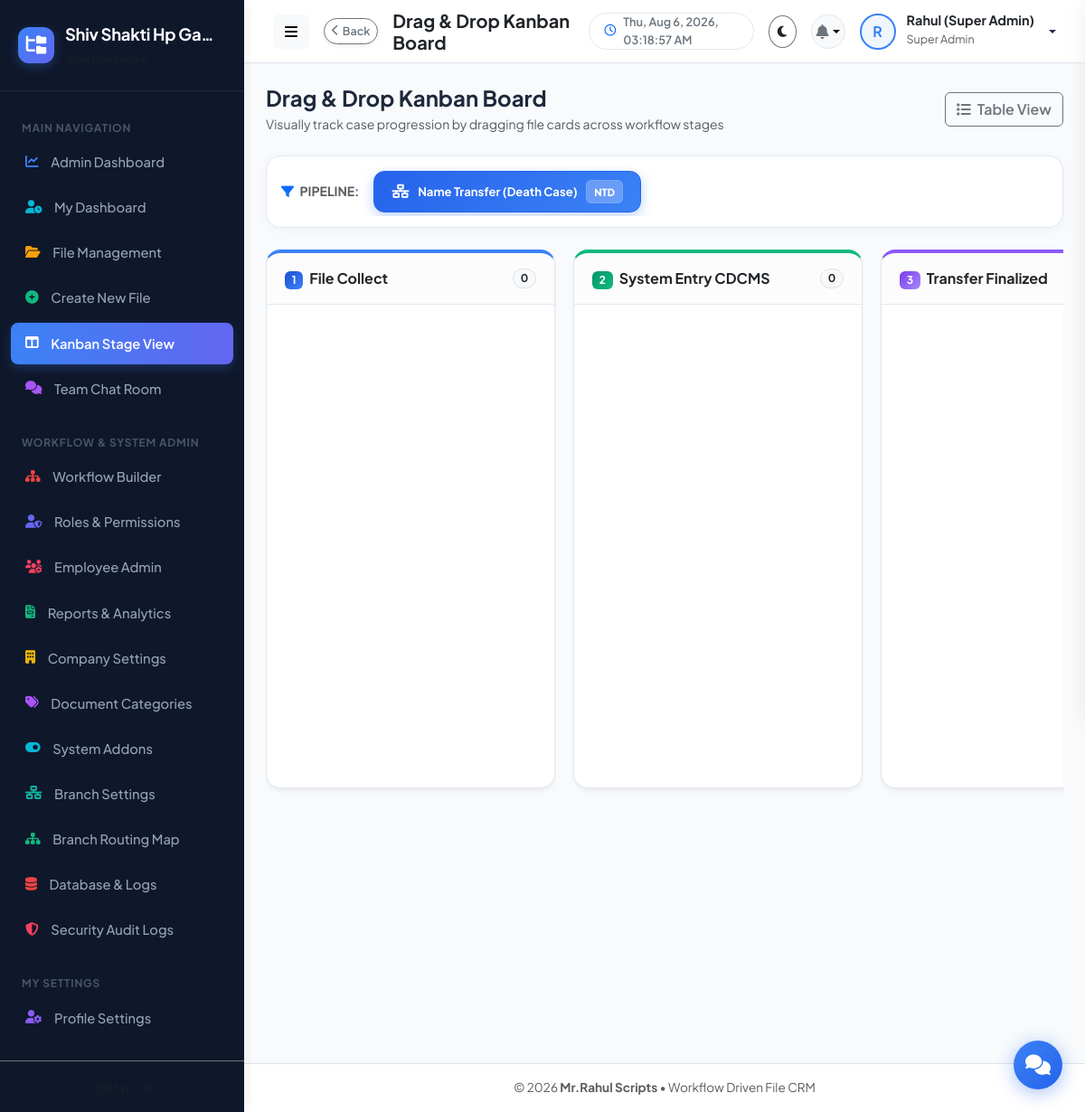
/employee/kanban.php (signed in), run on an earlier commit of the app's database.
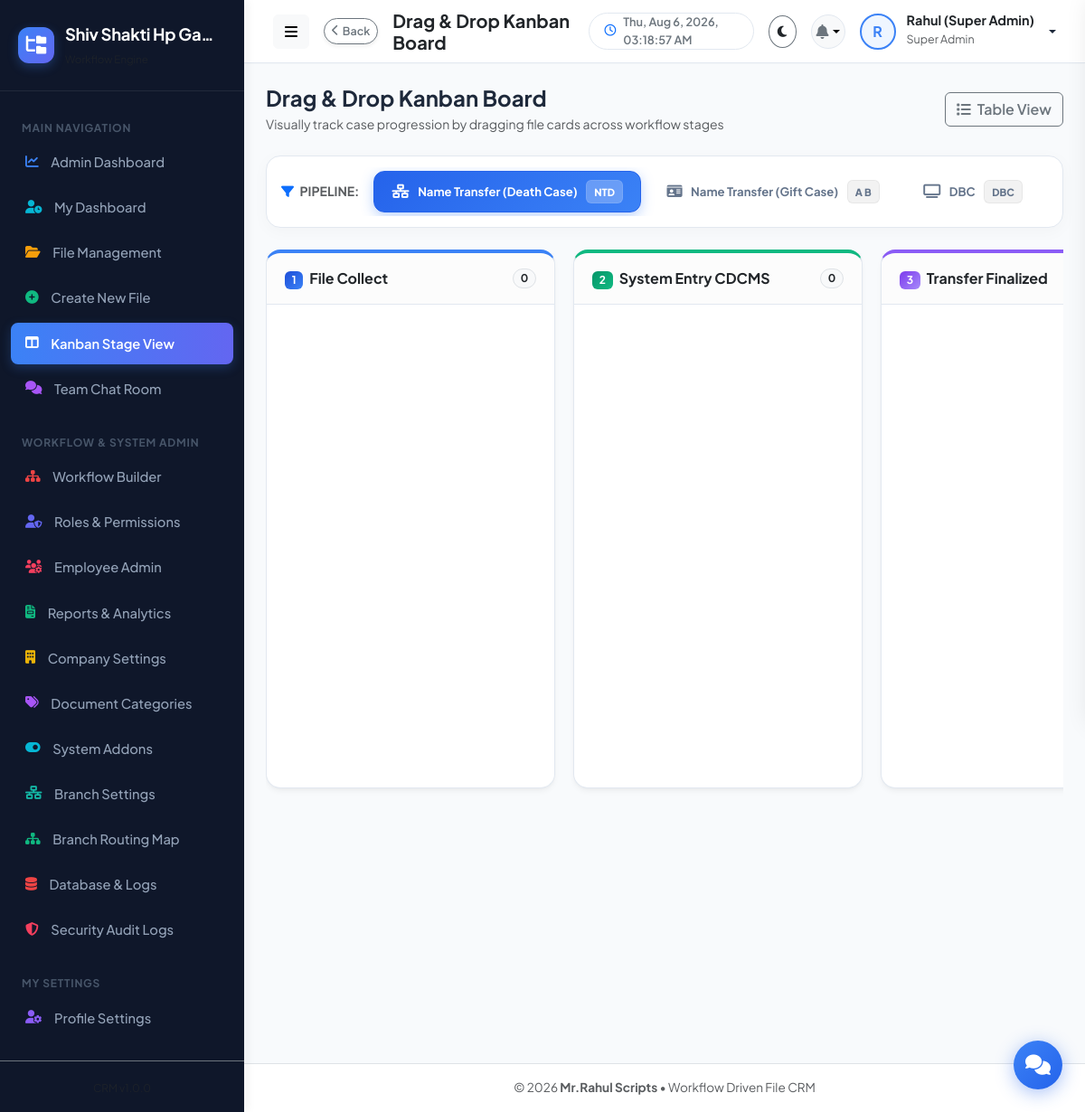
And on a later commit of the database.
### tables this page shows
CREATE TABLE work_types (
          id INTEGER PRIMARY KEY AUTOINCREMENT,
          name TEXT NOT NULL UNIQUE,
          description TEXT NULL,
          code_prefix TEXT DEFAULT 'FMS',
          status TEXT DEFAULT 'active',
          created_by INTEGER NULL,
          created_at DATETIME DEFAULT CURRENT_TIMESTAMP
        , icon TEXT DEFAULT 'fa-sitemap');

CREATE TABLE workflow_stages (
          id INTEGER PRIMARY KEY AUTOINCREMENT,
          work_type_id INTEGER NOT NULL,
          stage_order INTEGER NOT NULL,
          stage_name TEXT NOT NULL,
          assigned_role_id INTEGER NOT NULL,
          sla_hours INTEGER DEFAULT 24,
          required_documents TEXT NULL,
          created_at DATETIME DEFAULT CURRENT_TIMESTAMP,
          FOREIGN KEY (work_type_id) REFERENCES work_types(id),
          FOREIGN KEY (assigned_role_id) REFERENCES roles(id)
        );

### employee/kanban.php (the view, shortened to what this page needs)
<?php
require_once __DIR__ . '/../includes/header.php';
$db = getDB();
$workTypes = $db->query("SELECT * FROM work_types ORDER BY id ASC")->fetchAll();
$selectedWorkTypeId = intval($_GET['work_type_id'] ?? ($workTypes[0]['id'] ?? 0));
$stages = [];
if ($selectedWorkTypeId > 0) {
    $stmt = $db->prepare("SELECT * FROM workflow_stages WHERE work_type_id = :wt ORDER BY stage_order ASC");
    $stmt->execute(['wt' => $selectedWorkTypeId]);
    $stages = $stmt->fetchAll();
}
$filesByStage = [];
?>
<div class="d-flex flex-wrap justify-content-between align-items-center mb-4 gap-3">
  <div>
    <h4 class="fw-bold mb-1">Drag & Drop Kanban Board</h4>
    <p class="text-muted small mb-0">Visually track case progression by dragging file cards across workflow stages</p>
  </div>
  <div class="d-flex gap-2">
    <a href="my-files.php" class="btn btn-outline-secondary fw-semibold">
      <i class="fas fa-list me-1"></i> Table View
    </a>
  </div>
</div>
<div class="pipeline-selector-bar mb-4">
  <div class="d-flex align-items-center gap-2 overflow-auto w-100 py-1">
    <span class="fw-bold text-uppercase text-muted small me-2"><i class="fas fa-filter me-1 text-primary"></i> Pipeline:</span>
    <?php foreach ($workTypes as $wt): ?>
      <a href="kanban.php?work_type_id=<?= $wt['id'] ?>" class="pipeline-tab-item <?= $wt['id'] == $selectedWorkTypeId ? 'active' : '' ?>">
        <i class="fas <?= htmlspecialchars($wt['icon'] ?? 'fa-sitemap') ?>"></i>
        <span><?= htmlspecialchars($wt['name']) ?></span>
        <span class="code-badge"><?= htmlspecialchars($wt['code_prefix']) ?></span>
      </a>
    <?php endforeach; ?>
  </div>
</div>
<div class="kanban-board">
  <?php
  $colorNames = ['blue', 'green', 'purple', 'orange', 'red', 'teal'];
  $colorIdx = 0;
  foreach ($stages as $stage):
    $stageFiles = $filesByStage[$stage['id']] ?? [];
    $colorClass = $colorNames[$colorIdx % count($colorNames)];
    $colorIdx++;
  ?>
    <div class="kanban-column accent-<?= $colorClass ?>">
      <div class="kanban-column-header">
        <div class="fw-bold text-dark text-truncate" style="max-width: 220px;" title="<?= htmlspecialchars($stage['stage_name']) ?>">
          <span class="badge badge-gradient-<?= $colorClass ?> me-1"><?= $stage['stage_order'] ?></span>
          <?= htmlspecialchars($stage['stage_name']) ?>
        </div>
        <span class="badge bg-light text-dark border rounded-pill"><?= count($stageFiles) ?></span>
      </div>
      <div class="kanban-cards-wrapper" data-stage-id="<?= $stage['id'] ?>">
      </div>
    </div>
  <?php endforeach; ?>
</div>
<?php require_once __DIR__ . '/../includes/footer.php'; ?>

What changed in the data, as far as the page shows it:
added work_types: name "Name Transfer (Gift Case)", code_prefix "A B"
added work_types: name "DBC", code_prefix "DBC"
